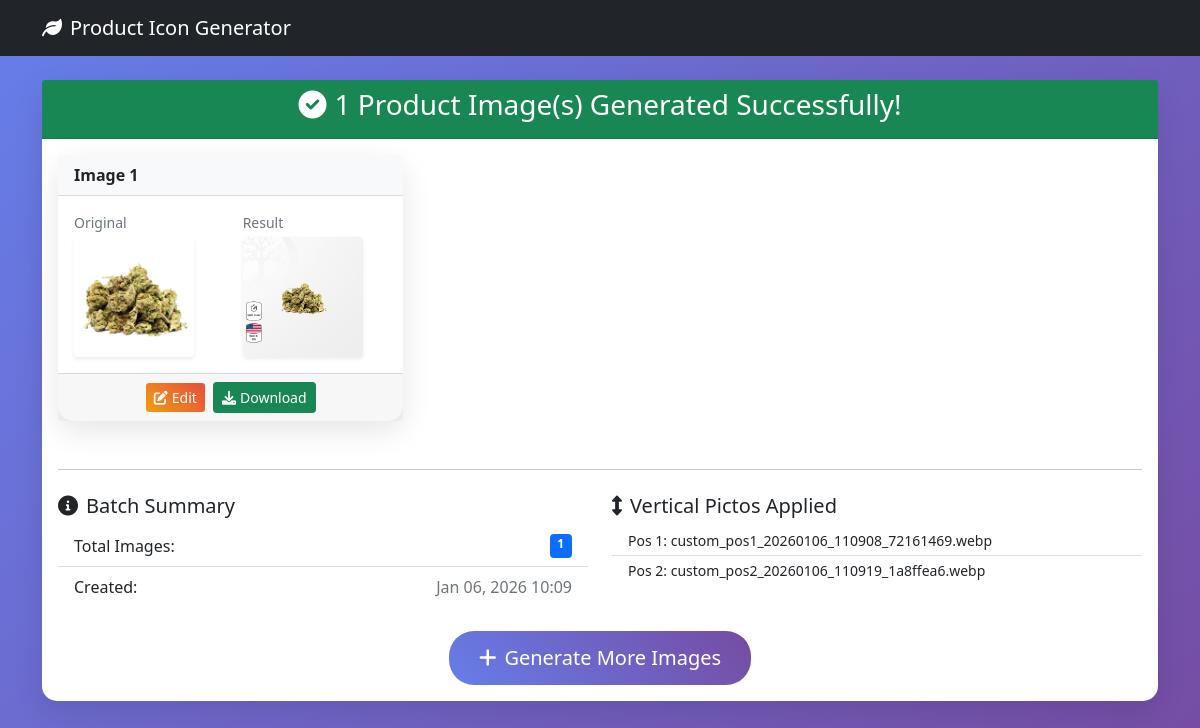
The page /batch/68/ on the database its author committed.
### generator/models.py (models this page shows, shortened)
class BatchSubmission(models.Model):
    vertical_pos_1 = models.CharField(max_length=255, null=True, blank=True)
    vertical_pos_2 = models.CharField(max_length=255, null=True, blank=True)
    vertical_pos_3 = models.CharField(max_length=255, null=True, blank=True)
    vertical_pos_4 = models.CharField(max_length=255, null=True, blank=True)
    vertical_pos_5 = models.CharField(max_length=255, null=True, blank=True)
    horizontal_cat_1 = models.CharField(max_length=255, null=True, blank=True)
    horizontal_file_1 = models.CharField(max_length=255, null=True, blank=True)
    horizontal_cat_2 = models.CharField(max_length=255, null=True, blank=True)
    horizontal_file_2 = models.CharField(max_length=255, null=True, blank=True)
    horizontal_cat_3 = models.CharField(max_length=255, null=True, blank=True)
    horizontal_file_3 = models.CharField(max_length=255, null=True, blank=True)
    horizontal_cat_4 = models.CharField(max_length=255, null=True, blank=True)
    horizontal_file_4 = models.CharField(max_length=255, null=True, blank=True)
    horizontal_cat_5 = models.CharField(max_length=255, null=True, blank=True)
    horizontal_file_5 = models.CharField(max_length=255, null=True, blank=True)
    created_at = models.DateTimeField(auto_now_add=True)

class ProductSubmission(models.Model):
    batch = models.ForeignKey(BatchSubmission, on_delete=models.CASCADE, related_name='products', null=True, blank=True)
    product_image = models.ImageField(upload_to='products/')
    result_image = models.ImageField(upload_to='results/', null=True, blank=True)
    created_at = models.DateTimeField(auto_now_add=True)

### generator/views.py (the view)
# urls.py: path('batch/<int:batch_id>/', views.batch_result, name='batch_result'),
def batch_result(request, batch_id):
    try:
        batch = BatchSubmission.objects.get(id=batch_id)
        products = batch.products.all()
        picto_data = get_picto_data_from_batch(batch)
        return render(request, 'generator/batch_result.html', {
            'batch': batch,
            'products': products,
            'picto_data': json.dumps(picto_data)
        })
    except BatchSubmission.DoesNotExist:
        messages.error(request, 'Batch not found.')
        return redirect('home')

### templates/generator/batch_result.html (shortened to what this page needs)
{% extends 'base.html' %}
{% block content %}
<div class="row justify-content-center">
    <div class="col-md-12">
        <div class="card">
            <div class="card-header bg-success text-white text-center">
                <h3><i class="fas fa-check-circle me-2"></i>{{ products.count }} Product Image(s) Generated Successfully!</h3>
            </div>
            <div class="card-body">
                <div class="row">
                    {% for product in products %}
                    <div class="col-md-6 col-lg-4 mb-4">
                        <div class="card h-100">
                            <div class="card-header bg-light">
                                <strong>Image {{ forloop.counter }}</strong>
                            </div>
                            <div class="card-body">
                                <div class="row">
                                    <div class="col-6">
                                        <p class="text-muted small mb-1">Original</p>
                                        <img src="{{ product.product_image.url }}"
                                             alt="Original"
                                             class="img-fluid rounded shadow-sm"
                                             style="max-height: 120px;">
                                    </div>
                                    <div class="col-6">
                                        <p class="text-muted small mb-1">Result</p>
                                        <img src="{{ product.result_image.url }}"
                                             alt="Result"
                                             class="img-fluid rounded shadow-sm"
                                             style="max-height: 120px;">
                                    </div>
                                </div>
                            </div>
                            <div class="card-footer text-center">
                                <button onclick="openPreviewEditor({{ forloop.counter0 }}, '{{ product.product_image.url }}', '{{ product.result_image.url }}')"
                                        class="btn btn-edit-product btn-sm me-1">
                                    <i class="fas fa-edit me-1"></i>Edit
                                </button>
                                <button onclick="downloadWithRename('{{ product.result_image.url }}')"
                                        class="btn btn-success btn-sm">
                                    <i class="fas fa-download me-1"></i>Download
                                </button>
                            </div>
                        </div>
                    </div>
                    {% endfor %}
                </div>
                <hr class="my-4">
                <div class="row">
                    <div class="col-md-6">
                        <h5><i class="fas fa-info-circle me-2"></i>Batch Summary</h5>
                        <ul class="list-group list-group-flush">
                            <li class="list-group-item d-flex justify-content-between">
                                <span>Total Images:</span>
                                <span class="badge bg-primary">{{ products.count }}</span>
                            </li>
                            <li class="list-group-item d-flex justify-content-between">
                                <span>Created:</span>
                                <span class="text-muted">{{ batch.created_at|date:"M d, Y H:i" }}</span>
                            </li>
                        </ul>
                    </div>
                    <div class="col-md-6">
                        <h5><i class="fas fa-arrows-alt-v me-2"></i>Vertical Pictos Applied</h5>
                        <ul class="list-group list-group-flush small">
                            {% if batch.vertical_pos_1 %}
                            <li class="list-group-item py-1">Pos 1: {{ batch.vertical_pos_1 }}</li>
                            {% endif %}
                            {% if batch.vertical_pos_2 %}
                            <li class="list-group-item py-1">Pos 2: {{ batch.vertical_pos_2 }}</li>
                            {% endif %}
                        </ul>
                    </div>
                </div>
                <div class="text-center mt-4">
                    <a href="{% url 'home' %}" class="btn btn-primary btn-lg">
                        <i class="fas fa-plus me-2"></i>Generate More Images
                    </a>
                </div>
            </div>
        </div>
    </div>
</div>
{% endblock %}

### templates/base.html (shortened to what this page needs)
<!DOCTYPE html>
<html lang="en">
<head>
    <link href="https://cdn.jsdelivr.net/npm/bootstrap@5.1.3/dist/css/bootstrap.min.css" rel="stylesheet">
    <link href="https://cdnjs.cloudflare.com/ajax/libs/font-awesome/6.0.0/css/all.min.css" rel="stylesheet">
</head>
<body>
    <nav class="navbar navbar-expand-lg navbar-dark bg-dark">
        <div class="container">
            <a class="navbar-brand" href="{% url 'home' %}">
                <i class="fas fa-leaf me-2"></i>Product Icon Generator
            </a>
        </div>
    </nav>
    <div class="container mt-4">
        {% block content %}
        {% endblock %}
    </div>
</body>
</html>

### templates/base.html (style rules this page uses)
body { background: linear-gradient(135deg, #667eea 0%, #764ba2 100%); min-height: 100vh; }
.card { border: none; border-radius: 15px; box-shadow: 0 10px 30px rgba(0,0,0,0.1); }
.btn-primary { background: linear-gradient(45deg, #667eea, #764ba2); border: none; border-radius: 25px; padding: 12px 30px; }

### templates/generator/batch_result.html (style rules this page uses)
.btn-edit-product { background: linear-gradient(45deg, #f39c12, #e74c3c); border: none; color: white; }

### rows shown on the page
BatchSubmission: count "1", created_at "Jan 06, 2026 10:09", vertical_pos_1 "custom_pos1_20260106_110908_72161469.webp", vertical_pos_2 "custom_pos2_20260106_110919_1a8ffea6.webp"
ProductSubmission: product_image (picture), result_image (picture)

### other values the page prints
{{ products.count }} "1"
